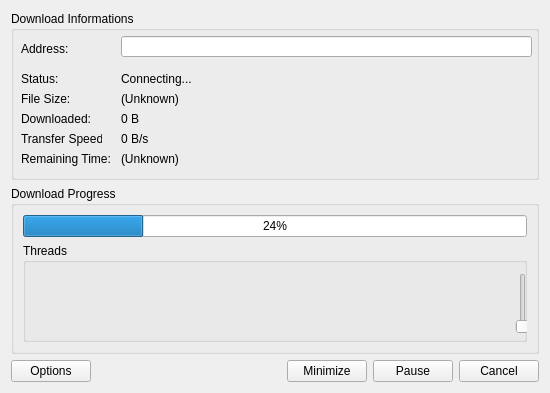
<?xml version="1.0" encoding="UTF-8"?>
<ui version="4.0">
 <class>DownloadWindow</class>
 <widget class="QWidget" name="DownloadWindow">
  <property name="geometry">
   <rect>
    <x>0</x>
    <y>0</y>
    <width>550</width>
    <height>393</height>
   </rect>
  </property>
  <property name="windowTitle">
   <string>Form</string>
  </property>
  <layout class="QGridLayout" name="gridLayout">
   <item row="1" column="0" colspan="5">
    <widget class="QGroupBox" name="progress">
     <property name="title">
      <string>Download Progress</string>
     </property>
     <layout class="QGridLayout" name="gridLayout_2">
      <item row="0" column="0">
       <widget class="QProgressBar" name="progressBar">
        <property name="value">
         <number>24</number>
        </property>
       </widget>
      </item>
      <item row="1" column="0">
       <widget class="QGroupBox" name="threads">
        <property name="title">
         <string>Threads</string>
        </property>
        <widget class="QSlider" name="verticalSlider">
         <property name="geometry">
          <rect>
           <x>490</x>
           <y>30</y>
           <width>20</width>
           <height>61</height>
          </rect>
         </property>
         <property name="orientation">
          <enum>Qt::Orientation::Vertical</enum>
         </property>
        </widget>
       </widget>
      </item>
     </layout>
    </widget>
   </item>
   <item row="2" column="3">
    <widget class="QPushButton" name="Pause">
     <property name="text">
      <string>Pause</string>
     </property>
    </widget>
   </item>
   <item row="2" column="2">
    <widget class="QPushButton" name="Mini">
     <property name="text">
      <string>Minimize</string>
     </property>
    </widget>
   </item>
   <item row="2" column="0">
    <widget class="QPushButton" name="Options">
     <property name="text">
      <string>Options</string>
     </property>
    </widget>
   </item>
   <item row="2" column="4">
    <widget class="QPushButton" name="Cancel">
     <property name="text">
      <string>Cancel</string>
     </property>
    </widget>
   </item>
   <item row="2" column="1">
    <spacer name="horizontalSpacer">
     <property name="orientation">
      <enum>Qt::Orientation::Horizontal</enum>
     </property>
     <property name="sizeHint" stdset="0">
      <size>
       <width>185</width>
       <height>20</height>
      </size>
     </property>
    </spacer>
   </item>
   <item row="0" column="0" colspan="5">
    <widget class="QGroupBox" name="downInfo">
     <property name="title">
      <string>Download Informations</string>
     </property>
     <widget class="QLabel" name="label">
      <property name="geometry">
       <rect>
        <x>10</x>
        <y>30</y>
        <width>49</width>
        <height>16</height>
       </rect>
      </property>
      <property name="text">
       <string>Address:</string>
      </property>
     </widget>
     <widget class="QLabel" name="label_2">
      <property name="geometry">
       <rect>
        <x>10</x>
        <y>120</y>
        <width>81</width>
        <height>16</height>
       </rect>
      </property>
      <property name="text">
       <string>Transfer Speed:</string>
      </property>
     </widget>
     <widget class="QLabel" name="label_3">
      <property name="geometry">
       <rect>
        <x>10</x>
        <y>80</y>
        <width>61</width>
        <height>16</height>
       </rect>
      </property>
      <property name="text">
       <string>File Size:</string>
      </property>
     </widget>
     <widget class="QLabel" name="label_4">
      <property name="geometry">
       <rect>
        <x>10</x>
        <y>100</y>
        <width>71</width>
        <height>16</height>
       </rect>
      </property>
      <property name="text">
       <string>Downloaded:</string>
      </property>
     </widget>
     <widget class="QLabel" name="label_5">
      <property name="geometry">
       <rect>
        <x>10</x>
        <y>140</y>
        <width>91</width>
        <height>16</height>
       </rect>
      </property>
      <property name="text">
       <string>Remaining Time:</string>
      </property>
     </widget>
     <widget class="QLabel" name="RTA">
      <property name="geometry">
       <rect>
        <x>110</x>
        <y>140</y>
        <width>411</width>
        <height>16</height>
       </rect>
      </property>
      <property name="text">
       <string>(Unknown)</string>
      </property>
     </widget>
     <widget class="QLabel" name="downloaded">
      <property name="geometry">
       <rect>
        <x>110</x>
        <y>100</y>
        <width>411</width>
        <height>16</height>
       </rect>
      </property>
      <property name="text">
       <string>0 B</string>
      </property>
     </widget>
     <widget class="QLabel" name="fileSize">
      <property name="geometry">
       <rect>
        <x>110</x>
        <y>80</y>
        <width>411</width>
        <height>16</height>
       </rect>
      </property>
      <property name="text">
       <string>(Unknown)</string>
      </property>
     </widget>
     <widget class="QLabel" name="transSpeed">
      <property name="geometry">
       <rect>
        <x>110</x>
        <y>120</y>
        <width>411</width>
        <height>16</height>
       </rect>
      </property>
      <property name="text">
       <string>0 B/s</string>
      </property>
     </widget>
     <widget class="QLineEdit" name="adress">
      <property name="geometry">
       <rect>
        <x>110</x>
        <y>25</y>
        <width>411</width>
        <height>21</height>
       </rect>
      </property>
     </widget>
     <widget class="QLabel" name="label_6">
      <property name="geometry">
       <rect>
        <x>10</x>
        <y>60</y>
        <width>49</width>
        <height>16</height>
       </rect>
      </property>
      <property name="text">
       <string>Status:</string>
      </property>
     </widget>
     <widget class="QLabel" name="status">
      <property name="geometry">
       <rect>
        <x>110</x>
        <y>60</y>
        <width>411</width>
        <height>16</height>
       </rect>
      </property>
      <property name="text">
       <string>Connecting...</string>
      </property>
     </widget>
    </widget>
   </item>
  </layout>
 </widget>
 <resources/>
 <connections/>
</ui>
